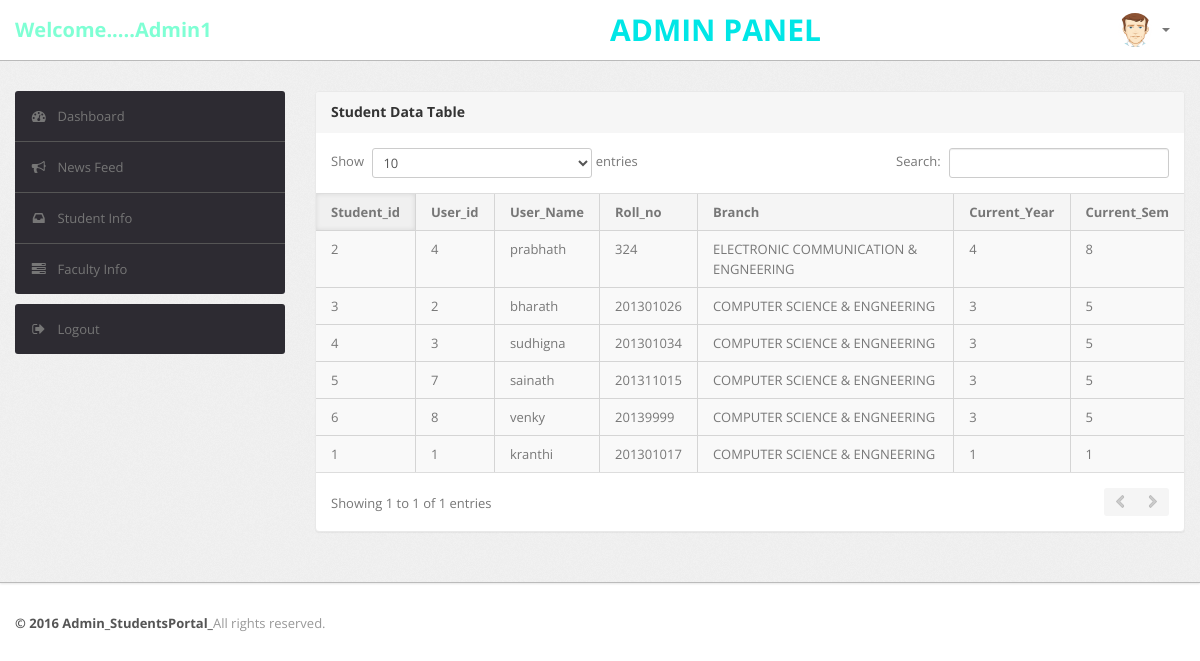
Page /Project_BTP/Admin/studentable.php (signed in) on the committed database.
### tables this page shows
CREATE TABLE `Student` (
  `S_id` int(11) NOT NULL,
  `U_id` int(11) DEFAULT NULL,
  `S_rollno` int(11) DEFAULT NULL,
  `S_age` int(11) DEFAULT NULL,
  `S_dob` varchar(15) DEFAULT NULL,
  `S_address` varchar(120) DEFAULT NULL
);

CREATE TABLE `User` (
  `U_id` int(11) NOT NULL,
  `F_name` varchar(20) DEFAULT NULL,
  `L_name` varchar(20) DEFAULT NULL,
  `U_name` varchar(20) DEFAULT NULL,
  `U_gender` varchar(10) DEFAULT NULL,
  `U_email` varchar(40) DEFAULT NULL,
  `U_password` varchar(100) DEFAULT NULL,
  `U_phone_no` varchar(20) DEFAULT NULL,
  `U_category` varchar(20) DEFAULT NULL
);

CREATE TABLE `Department` (
  `D_id` int(11) NOT NULL,
  `D_name` varchar(40) DEFAULT NULL,
  `D_intake` int(11) DEFAULT NULL,
  `D_period` int(11) DEFAULT NULL
);

CREATE TABLE `Semester` (
  `Sem_id` int(11) NOT NULL,
  `year` int(11) DEFAULT NULL,
  `season` varchar(20) DEFAULT NULL,
  `Sem_no` int(11) DEFAULT NULL
);

### Project_BTP/Admin/studentable.php (the view, shortened to what this page needs)
<?php
include "dbConfig.php";
?>
<!DOCTYPE html>
<html lang="en">
<head>
    <head>
        <link type="text/css" href="bootstrap/css/bootstrap.min.css" rel="stylesheet">
        <link type="text/css" href="bootstrap/css/bootstrap-responsive.min.css" rel="stylesheet">
        <link type="text/css" href="css/theme.css" rel="stylesheet">
        <link type="text/css" href="images/icons/css/font-awesome.css" rel="stylesheet">
    </head>
    <body>
        <div class="navbar navbar-fixed-top">
            <div class="navbar-inner">
                <div class="container">
                        <?php echo '<a class="brand"><font color="Aquamarine">Welcome.....'.$_SESSION['User'].'</font></a>'; ?>
                        <center class="brand" style="position: absolute;left: 610px;font-size: 30px;"><font color="#00e6e6">ADMIN PANEL</font></center>
                    <div class="nav-collapse collapse navbar-inverse-collapse">
                        <ul class="nav pull-right">
                            <li class="nav-user dropdown"><a href="#" class="dropdown-toggle" data-toggle="dropdown">
                                <img src="images/user.png" class="nav-avatar" />
                                <b class="caret"></b></a>
                            </li>
                        </ul>
                    </div>
                </div>
            </div>
        </div>
        <div class="wrapper">
            <div class="container">
                <div class="row">
                  <div class="span3">
                        <div class="sidebar">
                            <ul class="widget widget-menu unstyled">
                                <li class="active"><a href="main.php"><i class="menu-icon icon-dashboard"></i>Dashboard
                                </a></li>
                                <li><a href="activity.html"><i class="menu-icon icon-bullhorn"></i>News Feed </a>
                                </li>
                                <li><a href="studentable.php"><i class="menu-icon icon-inbox"></i>Student Info</a></li>
                                <li><a href="task.html"><i class="menu-icon icon-tasks"></i>Faculty Info</a></li>
                            </ul>
                            <ul class="widget widget-menu unstyled">
                                <li><a href="logout.php"><i class="menu-icon icon-signout"></i>Logout </a></li>
                            </ul>
                        </div>
                    </div>
                    <div class="span9">
                        <div class="content">
                            <div class="module">
                                <div class="module-head">
                                    <h3>Student Data Table</h3>
                                </div>
                                <div class="module-body table">
                                    <table cellpadding="0" cellspacing="0" border="0" class="datatable-1 table table-bordered table-striped	 display"
                                        width="100%">
                                        <thead>
                                            <tr>
                                                <th>
                                                    Student_id
                                                </th>
                                                <th>
                                                    User_id
                                                </th>
                                                <th>
                                                    User_Name
                                                </th>
                                                <th>
                                                    Roll_no
                                                </th>
                                                <th>
                                                    Branch
                                                </th>
                                                <th>
                                                    Current_Year
                                                </th>
                                                <th>
                                                    Current_Sem
                                                </th>
                                            </tr>
                                        </thead>
                                        <?php
                                        $sql = "SELECT Student.S_id,Student.U_id,User.U_name,Student.S_rollno,Department.D_name,Semester.year,Semester.Sem_no FROM Student,User,Belongs,Studying,Department,Semester Where Student.U_id=User.U_id AND Student.S_id=Belongs.S_id AND Student.S_id=Studying.S_id AND Belongs.D_id=Department.D_id AND Studying.Sem_id=Semester.Sem_id ";
                                        $result = $conn->query($sql);
                                        if ($result->num_rows > 0) {
                                        while($row = $result->fetch_assoc())
                                        {
                                      echo '<tbody>
                                            <tr class="odd gradeX">
                                                <td class="center" >'.
                                                    $row["S_id"].'
                                                </td>
                                                <td>'.
                                                    $row["U_id"].'
                                                </td>
                                                <td>'.
                                                    $row["U_name"].'
                                                </td>
                                                <td>'.
                                                    $row["S_rollno"].'
                                                </td>
                                                <td>'.
                                                    $row["D_name"].'
                                                </td>
                                                <td>'.
                                                    $row["year"].'
                                                </td>
                                                <td>'.
                                                    $row["Sem_no"].'
                                                </td>
                                            </tr>';
                                        }}
                                               ?>
                                    </table>
                                </div>
                            </div>
                        </div>
                    </div>
                </div>
            </div>
        </div>
        <div class="footer">
            <div class="container">
                <b class="copyright">&copy; 2016 Admin_StudentsPortal_</b>All rights reserved.
            </div>
        </div>
    </body>

### rows in the picture
student: S_id "1", U "1", U.U_name "kranthi", S_rollno "201301017", department.D_name "COMPUTER SCIENCE & ENGNEERING", semester.year "1", semester.Sem_no "1"
student: S_id "2", U "4", U.U_name "prabhath", S_rollno "324", department.D_name "ELECTRONIC COMMUNICATION & ENGNEERING", semester.year "4", semester.Sem_no "8"
student: S_id "3", U "2", U.U_name "bharath", S_rollno "201301026", department.D_name "COMPUTER SCIENCE & ENGNEERING", semester.year "3", semester.Sem_no "5"
student: S_id "4", U "3", U.U_name "sudhigna", S_rollno "201301034", department.D_name "COMPUTER SCIENCE & ENGNEERING", semester.year "3", semester.Sem_no "5"
student: S_id "5", U "7", U.U_name "sainath", S_rollno "201311015", department.D_name "COMPUTER SCIENCE & ENGNEERING", semester.year "3", semester.Sem_no "5"
student: S_id "6", U "8", U.U_name "venky", S_rollno "20139999", department.D_name "COMPUTER SCIENCE & ENGNEERING", semester.year "3", semester.Sem_no "5"

### other values in the picture
$_SESSION['User'] "Admin1"
